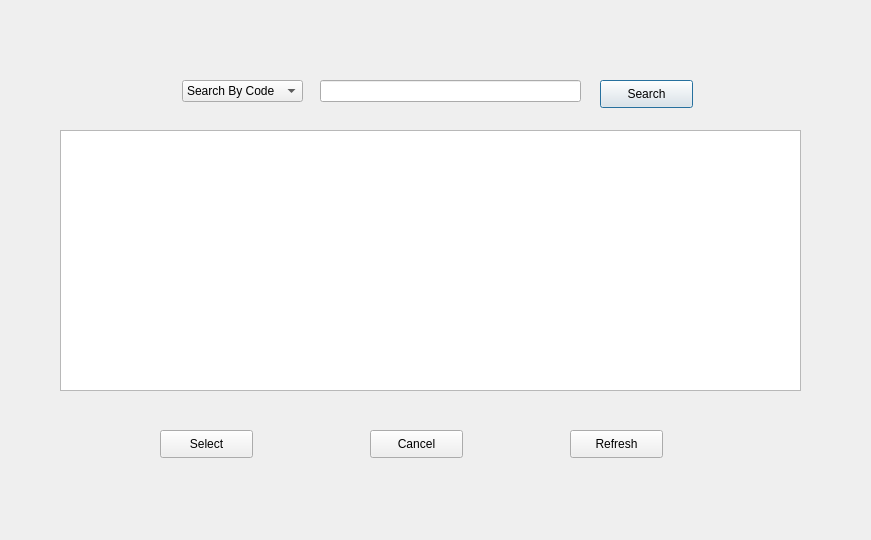
<?xml version="1.0" encoding="UTF-8"?>
<ui version="4.0">
 <class>Dialog</class>
 <widget class="QDialog" name="Dialog">
  <property name="geometry">
   <rect>
    <x>0</x>
    <y>0</y>
    <width>871</width>
    <height>540</height>
   </rect>
  </property>
  <property name="windowTitle">
   <string>Dialog</string>
  </property>
  <widget class="QLineEdit" name="txtSearch">
   <property name="geometry">
    <rect>
     <x>320</x>
     <y>80</y>
     <width>261</width>
     <height>22</height>
    </rect>
   </property>
  </widget>
  <widget class="QPushButton" name="btnSearch">
   <property name="geometry">
    <rect>
     <x>600</x>
     <y>80</y>
     <width>93</width>
     <height>28</height>
    </rect>
   </property>
   <property name="text">
    <string>Search</string>
   </property>
  </widget>
  <widget class="QTableWidget" name="tblCustomer">
   <property name="geometry">
    <rect>
     <x>60</x>
     <y>130</y>
     <width>741</width>
     <height>261</height>
    </rect>
   </property>
  </widget>
  <widget class="QPushButton" name="btnSelect">
   <property name="geometry">
    <rect>
     <x>160</x>
     <y>430</y>
     <width>93</width>
     <height>28</height>
    </rect>
   </property>
   <property name="text">
    <string>Select</string>
   </property>
  </widget>
  <widget class="QPushButton" name="btnCancel">
   <property name="geometry">
    <rect>
     <x>370</x>
     <y>430</y>
     <width>93</width>
     <height>28</height>
    </rect>
   </property>
   <property name="text">
    <string>Cancel</string>
   </property>
  </widget>
  <widget class="QPushButton" name="btnRefresh">
   <property name="geometry">
    <rect>
     <x>570</x>
     <y>430</y>
     <width>93</width>
     <height>28</height>
    </rect>
   </property>
   <property name="text">
    <string>Refresh</string>
   </property>
  </widget>
  <widget class="QComboBox" name="cbxFilter">
   <property name="geometry">
    <rect>
     <x>182</x>
     <y>80</y>
     <width>121</width>
     <height>22</height>
    </rect>
   </property>
   <item>
    <property name="text">
     <string>Search By Code</string>
    </property>
   </item>
   <item>
    <property name="text">
     <string>Search By Name</string>
    </property>
   </item>
   <item>
    <property name="text">
     <string>Search By PhoneNumber</string>
    </property>
   </item>
  </widget>
 </widget>
 <resources/>
 <connections/>
</ui>
